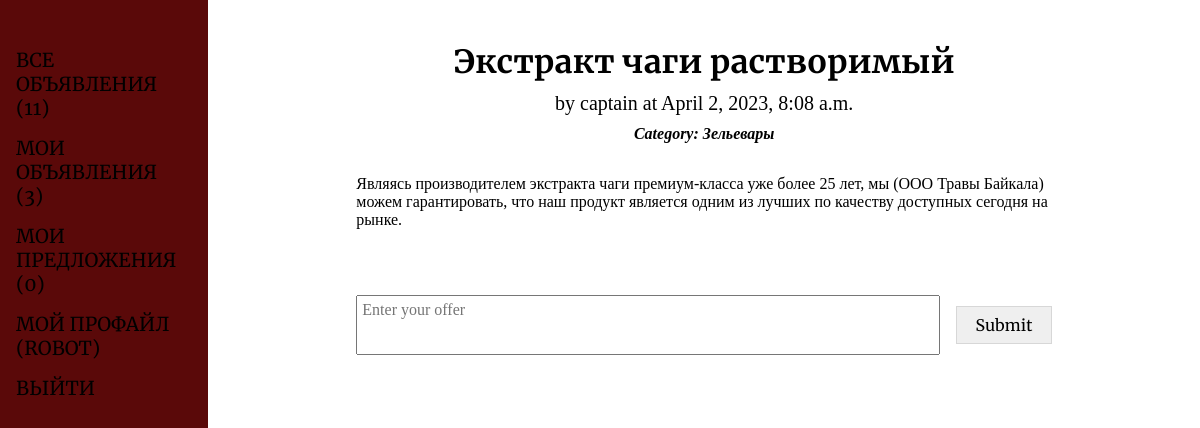
Page /75 (signed in) on the committed database.
### ads/models.py (models this page shows, shortened)
class Ad(models.Model):
    author = models.ForeignKey('auth.User', on_delete=models.CASCADE)
    category = models.CharField(
        max_length=2,
        choices=[
            ('TA', 'Танки'),
            ('HE', 'Хилы'),
            ('DD', 'ДД'),
            ('TR', 'Торговцы'),
            ('GM', 'Гилдмастеры'),
            ('QG', 'Квестгиверы'),
            ('BM', 'Кузнецы'),
            ('LM', 'Кожевники'),
            ('PM', 'Зельевары'),
            ('SM', 'Мастера заклинаний')
        ],
        default='TA'
    )
    posted = models.DateTimeField(auto_now_add=True)
    title = models.CharField(max_length=255)
    content = models.TextField()
    image1 = models.ImageField(upload_to='images/', null=True, blank=True)
    image2 = models.ImageField(upload_to='images/', null=True, blank=True)
    image3 = models.ImageField(upload_to='images/', null=True, blank=True)
    video = models.FileField(upload_to='videos/', null=True, blank=True,
                             validators=[validate_video_format])

### ads/views.py (the view, shortened to what this page needs)
# urls.py: path('<int:pk>', AdDetailView.as_view(), name='ad_detail'),
class AdDetailView(LoginRequiredMixin, FormMixin, DetailView):
    template_name = 'ads/ad_detail.html'
    queryset = Ad.objects.all()
    form_class = OfferForm
    def get_context_data(self, **kwargs):
        context = super(AdDetailView, self).get_context_data(**kwargs)
        context['offers'] = Offer.objects.filter(ad=self.object)
        context['form'] = OfferForm(
            {'user': self.request.user, 'ad': self.object}
        )
        return context

### ads/forms.py
class OfferForm(ModelForm):
    class Meta:
        model = Offer
        fields = ['user', 'ad', 'text']
        labels = {'text': ''}
        widgets = {
            'user': HiddenInput(),
            'ad': HiddenInput(),
            'text': forms.Textarea(attrs={'placeholder': 'Enter your offer'})
        }

### billboard/context_processors.py (called while the page is built)
def counters(request):
    if request.user.is_authenticated:
        return {
            'all_ads': Ad.objects.all(),
            'user_ads': Ad.objects.filter(author=request.user),
            'user_offers': Offer.objects.filter(ad__author=request.user),
        }
    else:
        return {
            'all_ads': Ad.objects.none(),
            'user_ads': Ad.objects.none(),
            'user_offers': Offer.objects.none(),
        }

### templates/ads/ad_detail.html (shortened to what this page needs)
{% extends 'default.html' %}
{% block content %}
  <h2>{{ ad.title }}</h2>
  <h3>by {{ ad.author }} at {{ ad.posted }}</h3>
  <p class="ad-detail__category">Category: {{ ad.get_category_display }}</p>
  <p class="ad-detail__content">{{ ad.content }}</p>
  <div class="ad-detail__media">
  </div>
  <form class="ad-detail__offer-form" action="{% url 'ad_detail' object.id %}" method="post">
    {{ form }}
    <button type="submit">Submit</button>
  </form>
{% endblock content %}

### templates/default.html (shortened to what this page needs)
{% load static %}
<!DOCTYPE html>
<html lang="en">
<head>
  <link rel="stylesheet" href="{% static 'css/generic.css' %}">
  <link rel="stylesheet" href="{% static 'css/billboard.css' %}">
</head>
<body>
  <aside>
    <ul>
      <li><a href="/">Все объявления ({{ all_ads | length }})</a></li>
      <li><a href="{% url 'my_ads' %}">Мои объявления ({{ user_ads | length }})</a></li>
      <li><a href="{% url 'offers' %}">Мои предложения ({{ user_offers | length }})</a></li>
      <li><a href="{% url 'user_detail' %}">Мой профайл ({{ request.user.username }})</a></li>
      <li><a href="{% url 'account_logout' %}">Выйти</a></li>
    </ul>
  </aside>
  <main>
    {% block content %}
    {% endblock content %}
  </main>
</body>
</html>

### static/css/generic.css (style rules this page uses)
html { font-family: Georgia, 'Times New Roman', Times, serif; font-size: 100%; }
body { margin: 0; padding: 0; display: grid; grid-template-columns: 1fr 5fr; height: 100vh; }
aside { background-color: rgb(90, 9, 9); }
main { padding: 2rem; text-align: center; }
h2 { margin: 10px auto; font-family: 'Merriweather', Helvetica, Arial, sans-serif; font-size: 2rem; font-weight: 700; }
h3 { margin: 10px auto; font-size: 1.25rem; font-weight: 400; }
p { margin: 10px 0; padding: 0; }
a { color: rgb(0,0,0); text-decoration: none; }
input, select, textarea { padding: 5px; font-family: inherit; font-size: 1rem; }
textarea { max-height: 8rem; resize: none; }
button, input[type=submit] { padding: 0.5rem; min-width: 6rem; max-width: max-content; font-family: 'Merriweather', Helvetica, Arial, sans-serif; font-size: 1rem; border: 1px solid rgb(0,0,0,0.1); transition-duration: 0.5s; }
form { margin: 2rem auto; width: 75%; display: grid; grid-template-columns: 1fr 3fr; gap: 10px; text-align: right; align-items: center; }
aside { position: relative; padding-right: 1rem; }
aside > ul { font-family: 'Merriweather', Helvetica, Arial, sans-serif; font-size: 1.2rem; text-transform: uppercase; position: sticky; top: 3rem; list-style-type: none; padding: 0 1rem; }
aside > ul > li { margin: 1rem 0; }

### static/css/billboard.css (style rules this page uses)
.ad-detail__content { width: 75%; margin: 2rem auto; text-align: left; }
.ad-detail__category { font-style: italic; font-weight: 700; width: 75%; margin: auto; }
.ad-detail__media { display: flex; flex-wrap: wrap; gap: 1rem; justify-content: space-around; align-items: center; width: 75%; margin: auto; }
.ad-detail__offer-form { width: 75%; margin: 1rem auto; display: flex; justify-content: center; gap: 1rem; }
.ad-detail__offer-form * { flex: 1; }
.ad-detail__offer-form textarea { height: 3rem; }

### rows in the picture
Ad: title "Экстракт чаги растворимый", author "captain", posted "April 2, 2023, 8:08 a.m.", category "Зельевары", content "Являясь производителем экстракта чаги премиум-класса уже более 25 лет, мы (ООО Травы Байкала) можем гарантировать, что наш продукт является одним из лучших по качеству доступных сегодня на рынке."

### other values in the picture
{{ all_ads | length }} "11"
{{ user_ads | length }} "3"
{{ user_offers | length }} "0"
{{ request.user.username }} "ROBOT"
